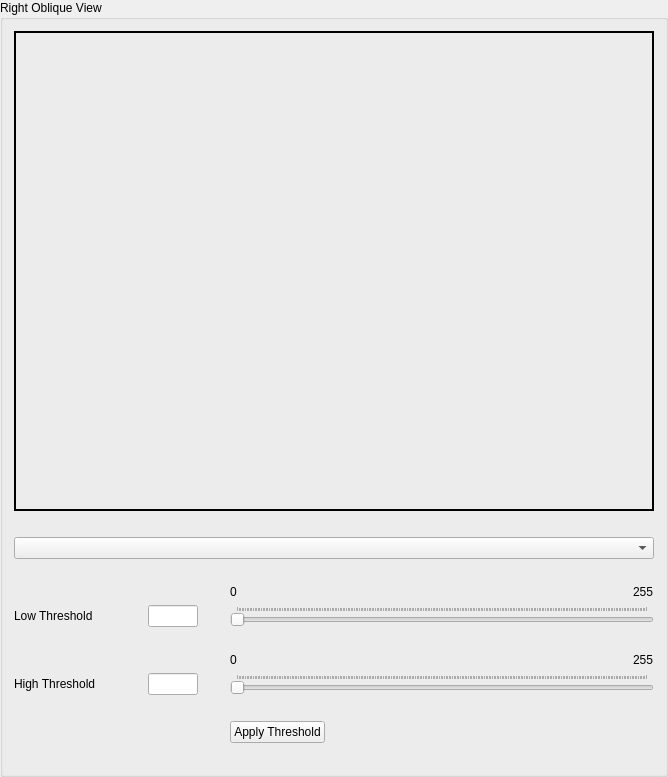
         <widget class="QGroupBox" name="groupBox_4">
          <property name="title">
           <string>Right Oblique View</string>
          </property>
          <layout class="QGridLayout" name="gridLayout_6">
           <item row="14" column="9">
            <widget class="QPushButton" name="rightObliqueViewThreshApplyButton">
             <property name="text">
              <string>Apply Threshold</string>
             </property>
            </widget>
           </item>
           <item row="13" column="5">
            <spacer name="verticalSpacer_14">
             <property name="orientation">
              <enum>Qt::Vertical</enum>
             </property>
             <property name="sizeType">
              <enum>QSizePolicy::Fixed</enum>
             </property>
             <property name="sizeHint" stdset="0">
              <size>
               <width>20</width>
               <height>20</height>
              </size>
             </property>
            </spacer>
           </item>
           <item row="12" column="5">
            <widget class="QLabel" name="label_23">
             <property name="sizePolicy">
              <sizepolicy hsizetype="Fixed" vsizetype="Fixed">
               <horstretch>0</horstretch>
               <verstretch>0</verstretch>
              </sizepolicy>
             </property>
             <property name="text">
              <string>High Threshold</string>
             </property>
            </widget>
           </item>
           <item row="12" column="9" colspan="2">
            <widget class="QSlider" name="rightObliqueViewHighThreshSlider">
             <property name="maximum">
              <number>255</number>
             </property>
             <property name="orientation">
              <enum>Qt::Horizontal</enum>
             </property>
             <property name="tickPosition">
              <enum>QSlider::TicksAbove</enum>
             </property>
             <property name="tickInterval">
              <number>1</number>
             </property>
            </widget>
           </item>
           <item row="9" column="6">
            <spacer name="horizontalSpacer_11">
             <property name="orientation">
              <enum>Qt::Horizontal</enum>
             </property>
             <property name="sizeType">
              <enum>QSizePolicy::Fixed</enum>
             </property>
             <property name="sizeHint" stdset="0">
              <size>
               <width>40</width>
               <height>20</height>
              </size>
             </property>
            </spacer>
           </item>
           <item row="7" column="6">
            <spacer name="verticalSpacer_28">
             <property name="orientation">
              <enum>Qt::Vertical</enum>
             </property>
             <property name="sizeType">
              <enum>QSizePolicy::Fixed</enum>
             </property>
             <property name="sizeHint" stdset="0">
              <size>
               <width>20</width>
               <height>20</height>
              </size>
             </property>
            </spacer>
           </item>
           <item row="7" column="10">
            <spacer name="verticalSpacer_32">
             <property name="orientation">
              <enum>Qt::Vertical</enum>
             </property>
             <property name="sizeType">
              <enum>QSizePolicy::Fixed</enum>
             </property>
             <property name="sizeHint" stdset="0">
              <size>
               <width>20</width>
               <height>20</height>
              </size>
             </property>
            </spacer>
           </item>
           <item row="12" column="8">
            <spacer name="horizontalSpacer_18">
             <property name="orientation">
              <enum>Qt::Horizontal</enum>
             </property>
             <property name="sizeType">
              <enum>QSizePolicy::Fixed</enum>
             </property>
             <property name="sizeHint" stdset="0">
              <size>
               <width>20</width>
               <height>20</height>
              </size>
             </property>
            </spacer>
           </item>
           <item row="5" column="5">
            <spacer name="verticalSpacer_11">
             <property name="orientation">
              <enum>Qt::Vertical</enum>
             </property>
             <property name="sizeType">
              <enum>QSizePolicy::Fixed</enum>
             </property>
             <property name="sizeHint" stdset="0">
              <size>
               <width>20</width>
               <height>20</height>
              </size>
             </property>
            </spacer>
           </item>
           <item row="12" column="7">
            <widget class="QLineEdit" name="rightObliqueViewHighThreshField">
             <property name="sizePolicy">
              <sizepolicy hsizetype="Fixed" vsizetype="Fixed">
               <horstretch>0</horstretch>
               <verstretch>0</verstretch>
              </sizepolicy>
             </property>
             <property name="maximumSize">
              <size>
               <width>50</width>
               <height>30</height>
              </size>
             </property>
            </widget>
           </item>
           <item row="11" column="9">
            <widget class="QLabel" name="label_31">
             <property name="sizePolicy">
              <sizepolicy hsizetype="Fixed" vsizetype="Fixed">
               <horstretch>0</horstretch>
               <verstretch>0</verstretch>
              </sizepolicy>
             </property>
             <property name="text">
              <string>0</string>
             </property>
            </widget>
           </item>
           <item row="9" column="7">
            <widget class="QLineEdit" name="rightObliqueViewLowThreshField">
             <property name="sizePolicy">
              <sizepolicy hsizetype="Fixed" vsizetype="Fixed">
               <horstretch>0</horstretch>
               <verstretch>0</verstretch>
              </sizepolicy>
             </property>
             <property name="maximumSize">
              <size>
               <width>50</width>
               <height>30</height>
              </size>
             </property>
            </widget>
           </item>
           <item row="10" column="5">
            <spacer name="verticalSpacer_13">
             <property name="orientation">
              <enum>Qt::Vertical</enum>
             </property>
             <property name="sizeType">
              <enum>QSizePolicy::Fixed</enum>
             </property>
             <property name="sizeHint" stdset="0">
              <size>
               <width>20</width>
               <height>20</height>
              </size>
             </property>
            </spacer>
           </item>
           <item row="7" column="5">
            <spacer name="verticalSpacer_27">
             <property name="orientation">
              <enum>Qt::Vertical</enum>
             </property>
             <property name="sizeType">
              <enum>QSizePolicy::Fixed</enum>
             </property>
             <property name="sizeHint" stdset="0">
              <size>
               <width>20</width>
               <height>20</height>
              </size>
             </property>
            </spacer>
           </item>
           <item row="9" column="5">
            <widget class="QLabel" name="label_21">
             <property name="sizePolicy">
              <sizepolicy hsizetype="Fixed" vsizetype="Fixed">
               <horstretch>0</horstretch>
               <verstretch>0</verstretch>
              </sizepolicy>
             </property>
             <property name="text">
              <string>Low Threshold</string>
             </property>
            </widget>
           </item>
           <item row="7" column="8">
            <spacer name="verticalSpacer_30">
             <property name="orientation">
              <enum>Qt::Vertical</enum>
             </property>
             <property name="sizeType">
              <enum>QSizePolicy::Fixed</enum>
             </property>
             <property name="sizeHint" stdset="0">
              <size>
               <width>20</width>
               <height>20</height>
              </size>
             </property>
            </spacer>
           </item>
           <item row="0" column="5" colspan="6" alignment="Qt::AlignHCenter">
            <widget class="QLabel" name="rightObliqueViewEdgeImageLabel">
             <property name="sizePolicy">
              <sizepolicy hsizetype="Fixed" vsizetype="Fixed">
               <horstretch>0</horstretch>
               <verstretch>0</verstretch>
              </sizepolicy>
             </property>
             <property name="minimumSize">
              <size>
               <width>640</width>
               <height>480</height>
              </size>
             </property>
             <property name="frameShape">
              <enum>QFrame::WinPanel</enum>
             </property>
             <property name="text">
              <string/>
             </property>
            </widget>
           </item>
           <item row="12" column="6">
            <spacer name="horizontalSpacer_17">
             <property name="orientation">
              <enum>Qt::Horizontal</enum>
             </property>
             <property name="sizeType">
              <enum>QSizePolicy::Fixed</enum>
             </property>
             <property name="sizeHint" stdset="0">
              <size>
               <width>40</width>
               <height>20</height>
              </size>
             </property>
            </spacer>
           </item>
           <item row="8" column="9">
            <widget class="QLabel" name="label_32">
             <property name="sizePolicy">
              <sizepolicy hsizetype="Fixed" vsizetype="Fixed">
               <horstretch>0</horstretch>
               <verstretch>0</verstretch>
              </sizepolicy>
             </property>
             <property name="text">
              <string>0</string>
             </property>
            </widget>
           </item>
           <item row="7" column="9">
            <spacer name="verticalSpacer_31">
             <property name="orientation">
              <enum>Qt::Vertical</enum>
             </property>
             <property name="sizeType">
              <enum>QSizePolicy::Fixed</enum>
             </property>
             <property name="sizeHint" stdset="0">
              <size>
               <width>20</width>
               <height>20</height>
              </size>
             </property>
            </spacer>
           </item>
           <item row="15" column="5">
            <spacer name="verticalSpacer_12">
             <property name="orientation">
              <enum>Qt::Vertical</enum>
             </property>
             <property name="sizeType">
              <enum>QSizePolicy::Fixed</enum>
             </property>
             <property name="sizeHint" stdset="0">
              <size>
               <width>20</width>
               <height>20</height>
              </size>
             </property>
            </spacer>
           </item>
           <item row="11" column="10" alignment="Qt::AlignRight">
            <widget class="QLabel" name="label_30">
             <property name="sizePolicy">
              <sizepolicy hsizetype="Fixed" vsizetype="Fixed">
               <horstretch>0</horstretch>
               <verstretch>0</verstretch>
              </sizepolicy>
             </property>
             <property name="text">
              <string>255</string>
             </property>
            </widget>
           </item>
           <item row="9" column="8">
            <spacer name="horizontalSpacer_12">
             <property name="orientation">
              <enum>Qt::Horizontal</enum>
             </property>
             <property name="sizeType">
              <enum>QSizePolicy::Fixed</enum>
             </property>
             <property name="sizeHint" stdset="0">
              <size>
               <width>20</width>
               <height>20</height>
              </size>
             </property>
            </spacer>
           </item>
           <item row="8" column="10" alignment="Qt::AlignRight">
            <widget class="QLabel" name="label_22">
             <property name="sizePolicy">
              <sizepolicy hsizetype="Fixed" vsizetype="Fixed">
               <horstretch>0</horstretch>
               <verstretch>0</verstretch>
              </sizepolicy>
             </property>
             <property name="text">
              <string>255</string>
             </property>
            </widget>
           </item>
           <item row="9" column="9" colspan="2">
            <widget class="QSlider" name="rightObliqueViewLowThreshSlider">
             <property name="maximum">
              <number>255</number>
             </property>
             <property name="orientation">
              <enum>Qt::Horizontal</enum>
             </property>
             <property name="tickPosition">
              <enum>QSlider::TicksAbove</enum>
             </property>
             <property name="tickInterval">
              <number>1</number>
             </property>
            </widget>
           </item>
           <item row="7" column="7">
            <spacer name="verticalSpacer_29">
             <property name="orientation">
              <enum>Qt::Vertical</enum>
             </property>
             <property name="sizeType">
              <enum>QSizePolicy::Fixed</enum>
             </property>
             <property name="sizeHint" stdset="0">
              <size>
               <width>20</width>
               <height>20</height>
              </size>
             </property>
            </spacer>
           </item>
           <item row="6" column="5" colspan="6">
            <widget class="QComboBox" name="rightObliqueViewEdgeAlgo"/>
           </item>
          </layout>
         </widget>
